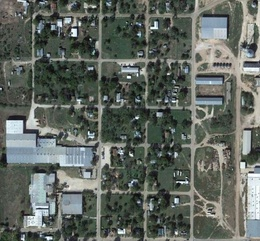
%> input picture Test Images/1.JPG, 260 x 241 px, shrunk from 588 x 546 before the run
$ octave --eval "result = watershed_transform(imread('../../../Test Images/1.JPG'));"   (GNU Octave 9; MATLAB toolbox functions it lacks are replaced by stand-ins)
%> lines starting %> are read from the running program, lines starting %| are printed output that depends on the picture
### Source Code(Matlab)/Core Functions/Segmentation + Preprocessing/image_gradient.m
function [VG, A, PPG]= image_gradient(f, T)
%COLORGRAD Computes the vector gradient of an RGB image.
%   [VG, VA, PPG] = COLORGRAD(F, T) computes the vector gradient, VG,
%   and corresponding angle array, VA, (in radians) of RGB image
%   F. It also computes PPG, the per-plane composite gradient
%   obtained by summing the 2-D gradients of the individual color
%   planes. Input T is a threshold in the range [0, 1]. If it is
%   included in the argument list, the values of VG and PPG are
%   thresholded by letting VG(x,y) = 0 for values <= T and VG(x,y) =
%   VG(x,y) otherwise. Similar comments apply to PPG.  If T is not
%   included in the argument list then T is set to 0. Both output
%   gradients are scaled to the range [0, 1].

%   Copyright 2002-2004 R. C. Gonzalez, R. E. Woods, & S. L. Eddins
%   Digital Image Processing Using MATLAB, Prentice-Hall, 2004
%   $Revision: 1.6 $  $Date: 2003/11/21 14:27:21 $

if (ndims(f) ~= 3) | (size(f, 3) ~= 3)
   error('Input image must be RGB.');
end

% Compute the x and y derivatives of the three component images
% using Sobel operators.
sh = fspecial('sobel');
sv = sh';
Rx = imfilter(double(f(:, :, 1)), sh, 'replicate');
Ry = imfilter(double(f(:, :, 1)), sv, 'replicate');
Gx = imfilter(double(f(:, :, 2)), sh, 'replicate');
Gy = imfilter(double(f(:, :, 2)), sv, 'replicate');
Bx = imfilter(double(f(:, :, 3)), sh, 'replicate');
By = imfilter(double(f(:, :, 3)), sv, 'replicate');

% Compute the parameters of the vector gradient.
gxx = Rx.^2 + Gx.^2 + Bx.^2;
gyy = Ry.^2 + Gy.^2 + By.^2;
gxy = Rx.*Ry + Gx.*Gy + Bx.*By;
A = 0.5*(atan(2*gxy./(gxx - gyy + eps)));
G1 = 0.5*((gxx + gyy) + (gxx - gyy).*cos(2*A) + 2*gxy.*sin(2*A));

% Now repeat for angle + pi/2. Then select the maximum at each point.
A = A + pi/2;
G2 = 0.5*((gxx + gyy) + (gxx - gyy).*cos(2*A) + 2*gxy.*sin(2*A));
G1 = G1.^0.5;
G2 = G2.^0.5;
% Form VG by picking the maximum at each (x,y) and then scale
% to the range [0, 1].
VG = mat2gray(max(G1, G2));

% Compute the per-plane gradients.
RG = sqrt(Rx.^2 + Ry.^2);
GG = sqrt(Gx.^2 + Gy.^2);
BG = sqrt(Bx.^2 + By.^2);
% Form the composite by adding the individual results and
% scale to [0, 1].
PPG = mat2gray(RG + GG + BG);

% Threshold the result.
if nargin == 2
   VG = (VG > T).*VG;
   PPG = (PPG > T).*PPG;
end

### Source Code(Matlab)/Core Functions/Segmentation + Preprocessing/remove_boundry.m
function [L_out] = remove_boundry(L, rgb)

rgb = double(rgb);
rgb = rgb(:,:,1)+rgb(:,:,2)+rgb(:,:,3);
nPixels = size(rgb,1)*size(rgb,2);
L_out = L;
dim = size(rgb);
MASK = [1 -1 dim(1) -dim(1) 1+dim(1) 1-dim(1) -1-dim(1) -1+dim(1)];

idx = find( L == 0);
for i = 1:size(idx)
    nbr = MASK + idx(i);
    nbr = nbr((nbr>0) & (nbr<=nPixels));
    nbr = nbr(L(nbr) ~= 0);

    t1 = rgb(nbr);
    t2 = L(nbr);
    [cc,min_index] = min(t1);
    L_out(idx(i)) = t2(min_index);
end

end


### Source Code(Matlab)/Core Functions/Segmentation + Preprocessing/watershed_transform.m
function [labelMatrix, regionProp, labelMatWithBorder] = watershed_transform(img)

%---- Initialisations ----%
im = img;
%CAUTION : colorgrad works only for 3-channel images
gradmag = image_gradient(img);
nPixels = size(im,1)*size(im,2);

labelMatrix = watershed(gradmag);
labelMatWithBorder = labelMatrix;
labelMatrix = remove_boundry(labelMatrix,img);

numOfRegions = max(labelMatrix(:));
numOfChannels = 3;
regionProp = double(zeros(numOfRegions, numOfChannels + 1));
im = double(img);

for i = 1 : nPixels
    label = labelMatrix(i);
    regionProp(label, 1) = regionProp(label, 1) + im(i);
    regionProp(label, 2) = regionProp(label, 2) + im(i+nPixels);
    regionProp(label, 3) = regionProp(label, 3) + im(i+2*nPixels);
    regionProp(label, 4) = regionProp(label, 4) + 1;
end

regionProp(:, 1) = regionProp(:, 1)./regionProp(:, 4);
regionProp(:, 2) = regionProp(:, 2)./regionProp(:, 4);
regionProp(:, 3) = regionProp(:, 3)./regionProp(:, 4);

end
%> in watershed_transform, im is the input picture: size 241x260x3 uint8; mean R, G, B 96.2, 102.6, 95.9
%> in image_gradient, `Ry = imfilter(double(f(:, :, 1)), sv, 'replicate');`:
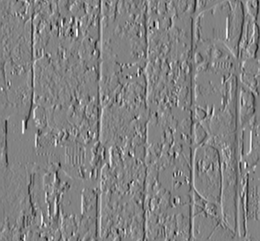
%> Ry: size 241x260 double; min -809, max 769, mean -2.8; drawn with min black and max white
%> in image_gradient, `gyy = Ry.^2 + Gy.^2 + By.^2;`:
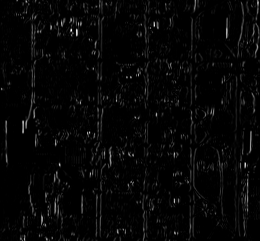
%> gyy: size 241x260 double; min 0, max 2034002, mean 53040.2; drawn with min black and max white
%> in image_gradient, `gxy = Rx.*Ry + Gx.*Gy + Bx.*By;`:
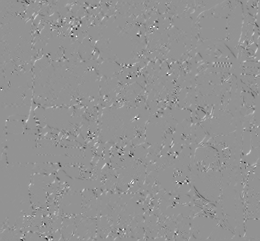
%> gxy: size 241x260 double; min -990712, max 729936, mean 176.9; drawn with min black and max white
%> in image_gradient, `A = 0.5*(atan(2*gxy./(gxx - gyy + eps)));`:
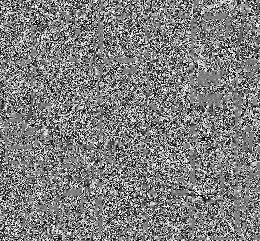
%> A: size 241x260 double; min -0.785, max 0.785, mean -0.00189; drawn with min black and max white
%> in image_gradient, `VG = mat2gray(max(G1, G2));`:
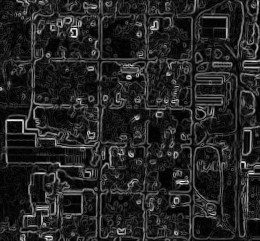
%> VG: size 241x260 double; min 0, max 1, mean 0.148
%> in watershed_transform, `labelMatrix = watershed(gradmag);`:
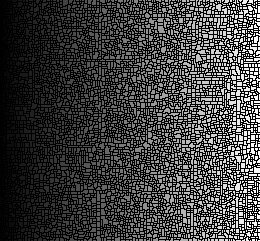
%> labelMatrix: size 241x260 uint16; min 0, max 5296, mean 1290.3; drawn with min black and max white
%> in remove_boundry, `idx = find( L == 0);`: idx = 32490 values from 2 to 62659
%> the loop in remove_boundry, `for i = 1:size(idx)` made 32490 passes
%> (nbr, t1, t2, cc, min_index) on passes 1 to 3: ([3 1 244], [298 390 289], [70 1 70], 289, 3), ([7 5], [347 293], [2 70], 293, 2), ([10 8 251], [295 332 325], [3 2 3], 295, 1)
%> after the loop in remove_boundry, `for i = 1:size(idx)`:
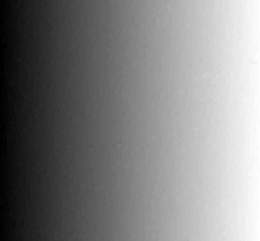
%> L_out: size 241x260 uint16; min 1, max 5296, mean 2668.9; drawn with min black and max white
%> in watershed_transform, `numOfRegions = max(labelMatrix(:));`: numOfRegions = 5296
%> the loop in watershed_transform, `for i = 1 : nPixels` made 62660 passes
%> label on passes 1 to 3: 1, 70, 70

$ run again, on Test Images/2.tif
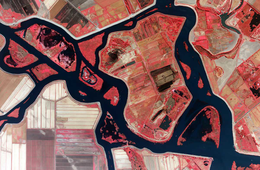
%> input picture Test Images/2.tif, 260 x 170 px, shrunk from 1202 x 785 before the run
%> in watershed_transform, im is the input picture: size 170x260x3 uint8; mean R, G, B 134.3, 94, 92.5
%> in watershed_transform, `labelMatrix = watershed(gradmag);`:
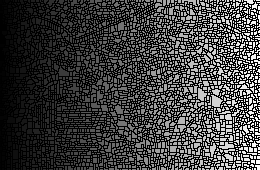
%> labelMatrix: size 170x260 uint16; min 0, max 3485, mean 849.5; drawn with min black and max white
%> in remove_boundry, `rgb = rgb(:,:,1)+rgb(:,:,2)+rgb(:,:,3);`:
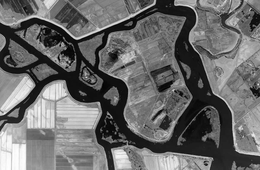
%> rgb: size 170x260 double; min 6, max 765, mean 320.8; drawn with min black and max white
%> idx = 22471 values from 5 to 44195
%> the loop in remove_boundry, `for i = 1:size(idx)` made 22471 passes
%> (nbr, t1, t2, cc, min_index) on passes 1 to 3: ([6 4 174], [425 291 144], [1 31 31], 144, 3), ([12 10 182], [452 410 444], [32 1 32], 410, 2), ([15 13 185 183], [512 492 501 437], [2 32 2 32], 437, 4)
%> numOfRegions = 3485
%> the loop in watershed_transform, `for i = 1 : nPixels` made 44200 passes
%> label on passes 1 to 3: 31, 31, 31

$ run again, on Test Images/3.png
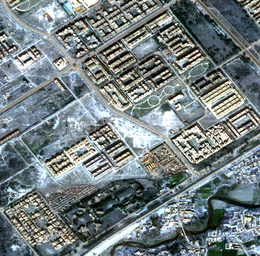
%> input picture Test Images/3.png, 260 x 256 px, shrunk from 585 x 577 before the run
%> in watershed_transform, im is the input picture: size 256x260x3 uint8; mean R, G, B 116.3, 126.9, 128.1
%> in watershed_transform, `labelMatrix = watershed(gradmag);`:
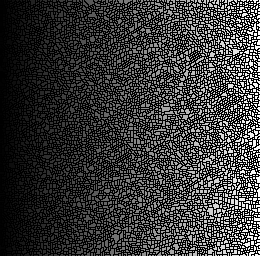
%> labelMatrix: size 256x260 uint16; min 0, max 6492, mean 1432.6; drawn with min black and max white
%> in remove_boundry, `rgb = rgb(:,:,1)+rgb(:,:,2)+rgb(:,:,3);`:
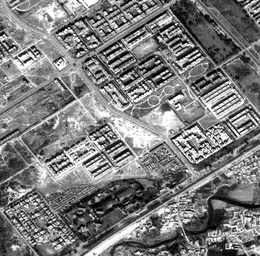
%> rgb: size 256x260 double; min 0, max 765, mean 371.3; drawn with min black and max white
%> idx = 37193 values from 6 to 66559
%> the loop in remove_boundry, `for i = 1:size(idx)` made 37193 passes
%> (nbr, t1, t2, cc, min_index) on passes 1 to 3: ([7 5 263 261], [537 508 563 551], [47 46 47 46], 508, 2), ([9 7 265 263], [389 537 482 563], [48 47 48 47], 389, 1), ([12 10 268 266], [431 517 406 509], [1 48 1 48], 406, 3)
%> numOfRegions = 6492
%> the loop in watershed_transform, `for i = 1 : nPixels` made 66560 passes
%> label on passes 1 to 3: 46, 46, 46

$ run again, on Test Images/4.png
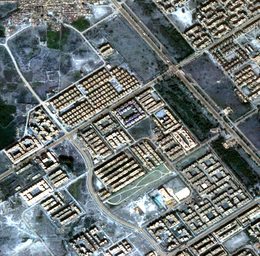
%> input picture Test Images/4.png, 260 x 256 px, shrunk from 585 x 577 before the run
%> in watershed_transform, im is the input picture: size 256x260x3 uint8; mean R, G, B 109.7, 117.4, 116.8
%> in remove_boundry, `rgb = rgb(:,:,1)+rgb(:,:,2)+rgb(:,:,3);`:
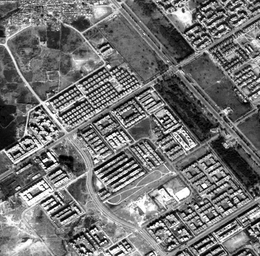
%> rgb: size 256x260 double; min 0, max 765, mean 343.8; drawn with min black and max white
%> idx = 37552 values from 6 to 66558
%> the loop in remove_boundry, `for i = 1:size(idx)` made 37552 passes
%> (nbr, t1, t2, cc, min_index) on passes 1 to 3: ([7 5 263], [247 421 210], [49 1 49], 210, 3), ([10 8 264], [161 224 170], [2 49 49], 161, 1), ([12 10], [228 161], [3 2], 161, 2)
%> numOfRegions = 6562
%> the loop in watershed_transform, `for i = 1 : nPixels` made 66560 passes
%> label on passes 1 to 3: 1, 1, 1
